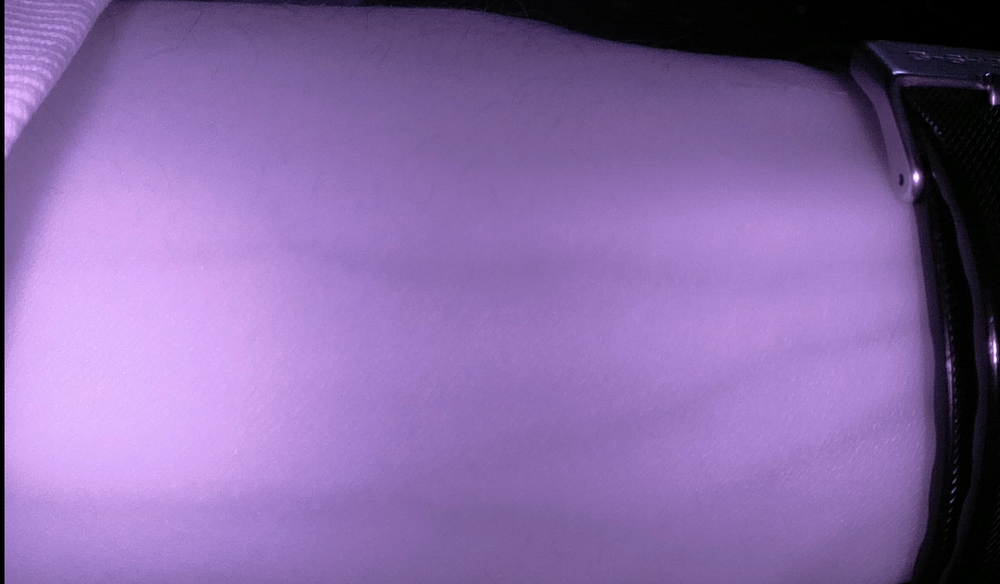
#> input picture Preliminary Image Processing/imageTest.png, 1000 x 584 px, shrunk from 1333 x 778 before the run, given in place of the camera
$ python VideoProcessing.py
#> lines starting #> are read from the running program, lines starting #| are printed output that depends on the picture; after the words box and inside, x2 and y2 are one past the last pixel; in counts of white or black regions, pixels touching at a corner belong together
import numpy as np
import cv2
from matplotlib import pyplot as plt


# reading the video
source = cv2.VideoCapture(0)
#source = cv2.VideoCapture('Video2.avi')


frame_width = int(source.get(3))
frame_height = int(source.get(4))
size = (frame_width, frame_height)
result = cv2.VideoWriter('filename2.avi',  cv2.VideoWriter_fourcc(*'MJPG'),10, size)

#img = cv2.imread('veinImage1.jpg',0)
#img = img[150:300,150:350]

a = 0
b = 255

while True:
    ret, img1 = source.read()
#> img1 is the input picture: shape (584, 1000, 3); mean B, G, R 165.3, 105, 135

    result.write(img1)

    if ret == True:
        kernel = np.ones((5,5), np.uint8)

        img = cv2.cvtColor(img1, cv2.COLOR_BGR2GRAY)
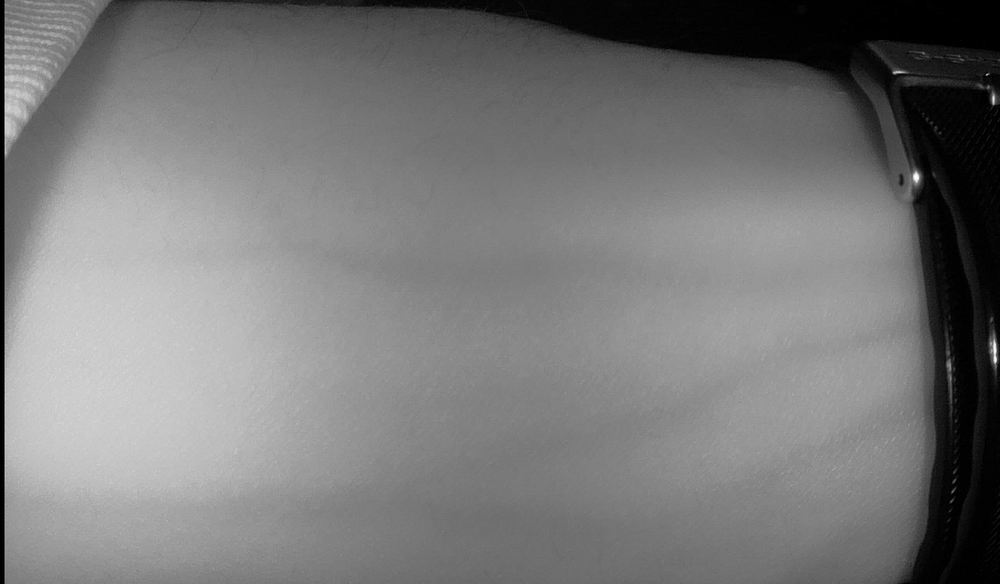
#> img: shape (584, 1000); min 0, max 253, mean 120.9


        img = cv2.normalize(img,img, a, b, cv2.NORM_MINMAX)

        # create a CLAHE object (Arguments are optional).
        clahe = cv2.createCLAHE(clipLimit=1.5, tileGridSize=(7,7))
        cl1 = clahe.apply(img)
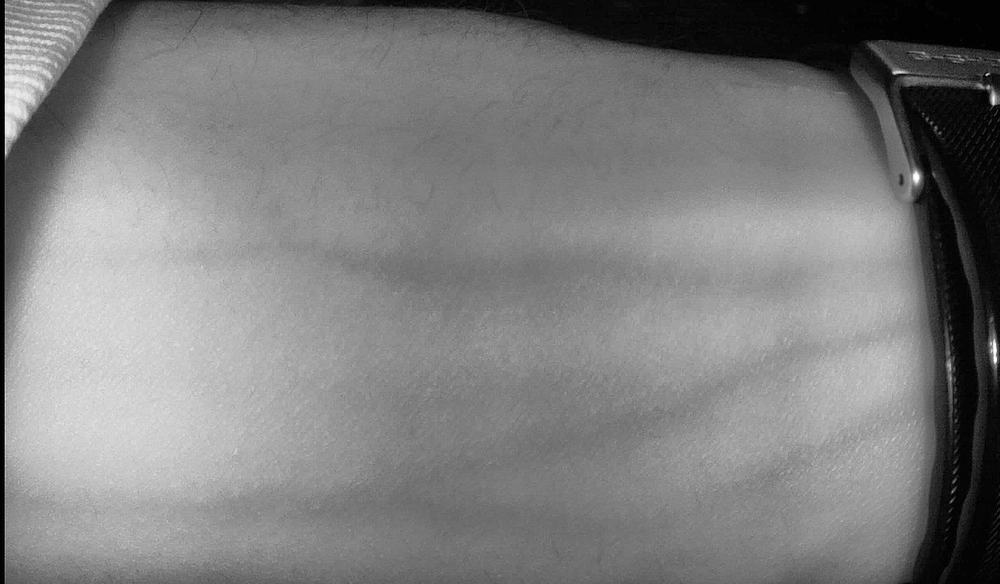
#> cl1: shape (584, 1000); min 1, max 255, mean 126.7

        #apply adaptive threshold
        cl2 = cv2.medianBlur(cl1, 5)
        th1 = cv2.adaptiveThreshold(cl2,255,cv2.ADAPTIVE_THRESH_MEAN_C,cv2.THRESH_BINARY_INV,25,2.55)
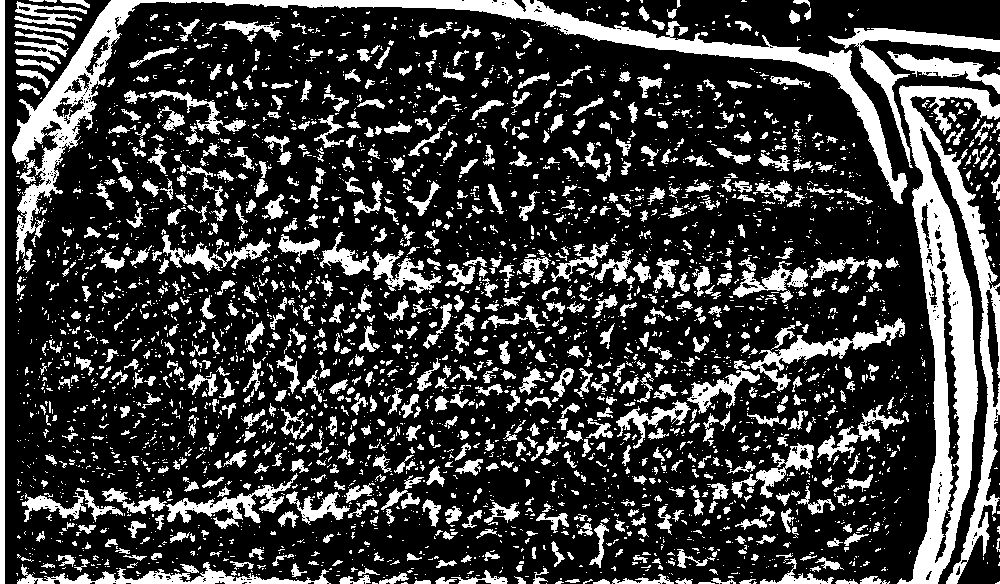
#> th1: shape (584, 1000); 24% white; 3670 white regions (2757 under 20 px), largest, box (x1, y1, x2, y2) and area: (897, 85, 1000, 584) 21336, (12, 0, 908, 261) 16853, (828, 28, 1000, 168) 3177

        #apply otsu threshold
        blur = cv2.GaussianBlur(cl1,(5,5),0)
        ret3,th3 = cv2.threshold(blur,0,255,cv2.THRESH_BINARY+cv2.THRESH_OTSU)
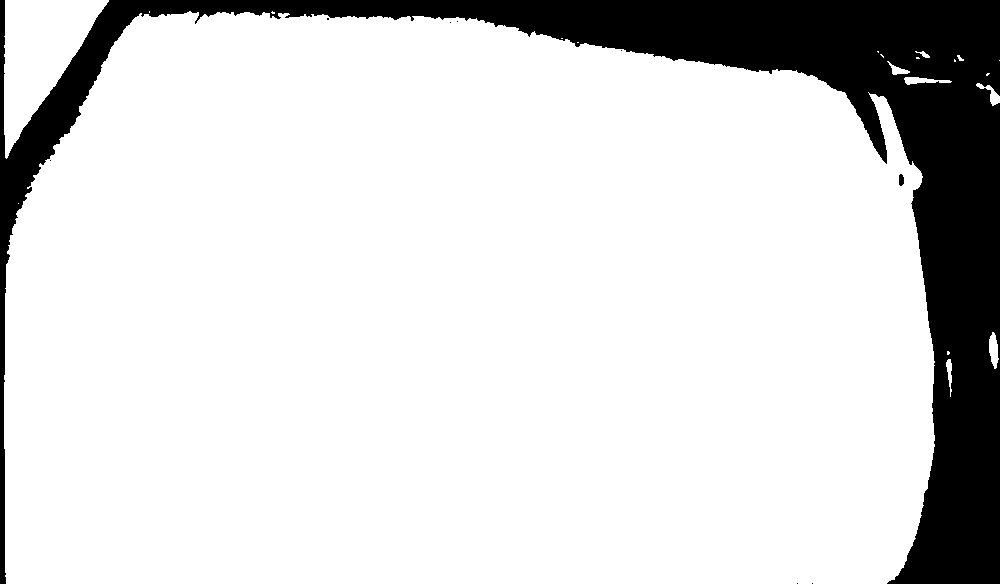
#> th3: shape (584, 1000); 84.5% white; 9 black regions (7 under 20 px), largest, box (x1, y1, x2, y2) and area: (0, 0, 1000, 584) 90189, (899, 174, 904, 186) 51
#> ret3 = 86

        #removing noise
        th2 = th1 & th3
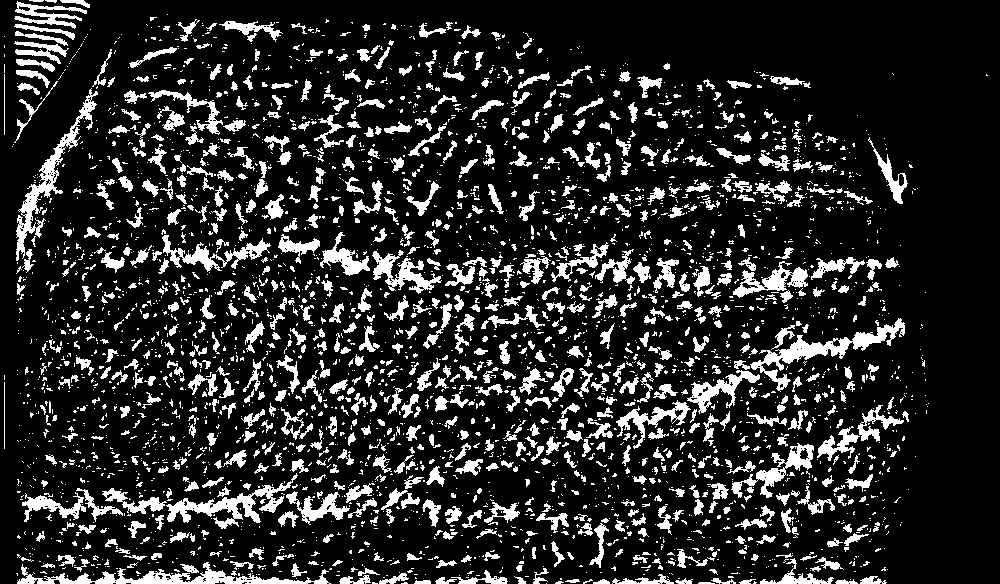
#> th2: shape (584, 1000); 16.3% white; 3578 white regions (2699 under 20 px), largest, box (x1, y1, x2, y2) and area: (17, 562, 331, 584) 2227, (750, 318, 905, 392) 2201, (16, 88, 98, 261) 2011

        #morphological transform
        opening = cv2.morphologyEx(th2, cv2.MORPH_OPEN, kernel)
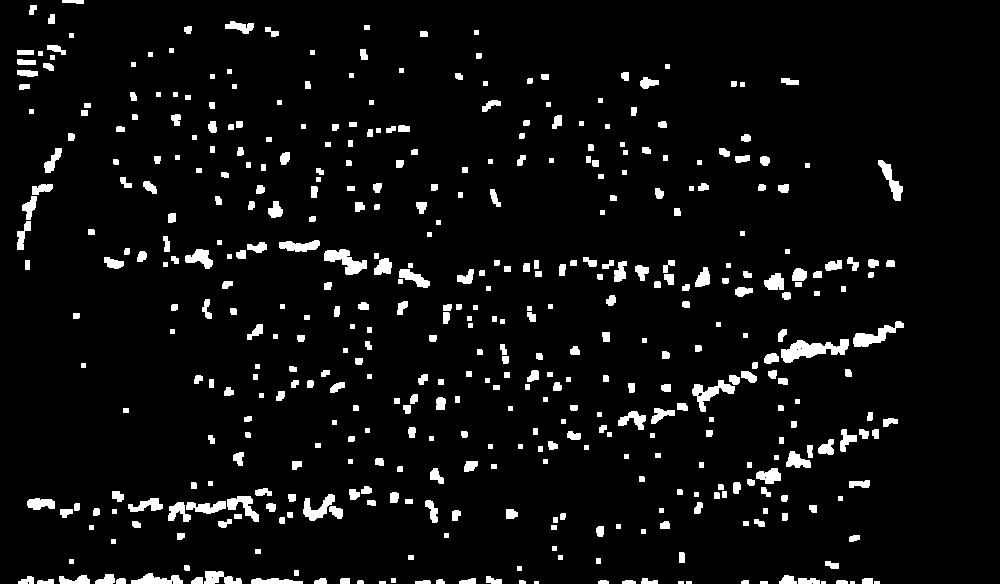
#> opening: shape (584, 1000); 5.5% white; 456 white regions (6 under 20 px)


        #finding outlines via contouring process
        contours, hierarchy = cv2.findContours(opening,cv2.RETR_TREE,cv2.CHAIN_APPROX_NONE)
#> contours = 461 contours, 119 with area under 20; largest, box (x1, y1, x2, y2) and area: (781, 339, 849, 363) 753, (324, 249, 367, 275) 482, (853, 321, 904, 347) 444, (692, 380, 735, 412) 441, (303, 494, 335, 521) 342
        img1 = cv2.cvtColor(img, cv2.COLOR_GRAY2BGR)
        dst = cv2.drawContours(img1, contours, -1, (0,255,0), -1)
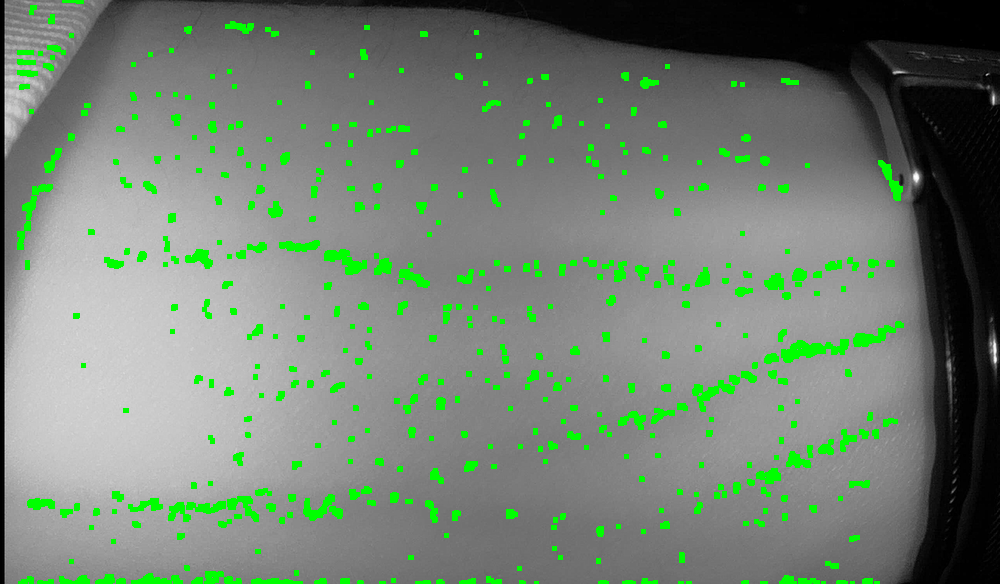
#> dst: shape (584, 1000, 3); mean B, G, R 114.3, 128.2, 114.3


        #result.write(dst)

        cv2.imshow("Live", img)

        key = cv2.waitKey(1)
#> (key q is pressed here)
        if key == ord("q"):
            source.release()
            break

    else:
        break

#printing the results onto the screen
#cv2.imwrite("out.jpg", dst)
#cv2.imwrite("dst.jpg",dst)
print (a,b)

source.release()
result.release()
